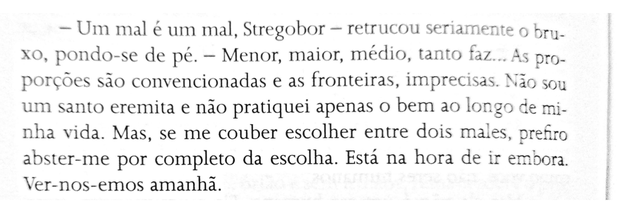
#> input picture curso2/imagens/trecho_livro.png, 617 x 221 px, shrunk from 1093 x 391 before the run
$ jupyter execute --allow-errors Aula1.ipynb   (shell and % lines are left out)   (older library calls are emulated)
#> lines starting #> are read from the running program, lines starting #| are printed output that depends on the picture; after the words box and inside, x2 and y2 are one past the last pixel; in counts of white or black regions, pixels touching at a corner belong together
[cell 1]
import cv2
import pytesseract

[cell 2]
def cv2_imshow(img):
    cv2.imshow("test", img)
    cv2.waitKey(0)
    cv2.destroyAllWindows()

[cell 3]
cv2.__version__

[cell 4]
pytesseract.__version__

[cell 5]
imagem = cv2.imread('imagens/trecho_livro.png')
#> imagem is the input picture: shape (221, 617, 3); min 0, max 255, mean 240.7

[cell 6]
cv2_imshow(imagem)

#> (a cell that did not finish here is left out)

[cell 8]
config_tesseract = '--tessdata-dir tessdata --psm 6'

#> (a cell that did not finish here is left out)

[cell 10]
imagem = cv2.imread('imagens/placa_carro1.png')
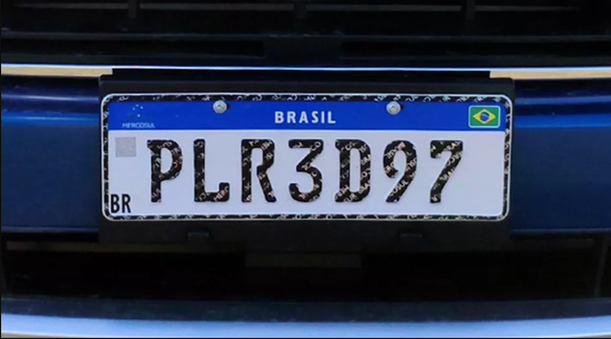
#> input picture curso2/imagens/placa_carro1.png, 611 x 339 px, shrunk from 1083 x 601 before the run
#> imagem is the input picture: shape (339, 611, 3); mean B, G, R 77, 54.9, 44.6
cv2_imshow(imagem)

[cell 11]
imagem = cv2.cvtColor(imagem, cv2.COLOR_BGR2GRAY)
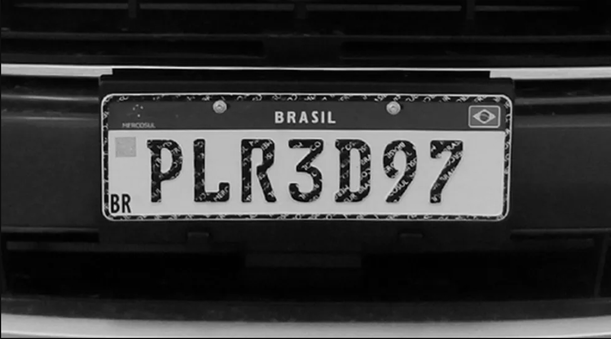
#> imagem: shape (339, 611); min 0, max 235, mean 54.4
cv2_imshow(imagem)

[cell 12]
config_tesseract = '--tessdata-dir tessdata'
#> (the rest of this cell did not finish here and is left out)

[cell 13]
limiar = 25
valor, lim_simples = cv2.threshold(imagem, limiar, 255, cv2.THRESH_BINARY)
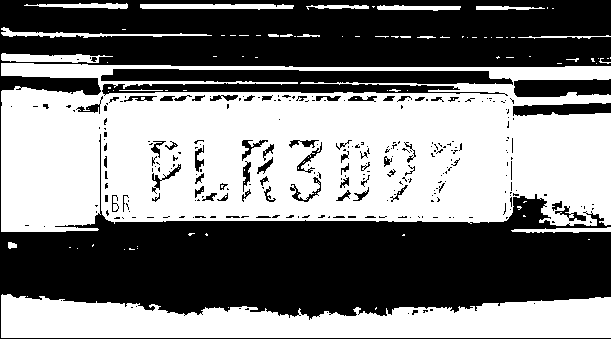
#> lim_simples: shape (339, 611); 49.5% white; 100 white regions (80 under 20 px), largest, box (x1, y1, x2, y2) and area: (1, 63, 611, 232) 78888, (1, 294, 611, 338) 19336, (140, 4, 294, 10) 742
#> valor = 25
cv2_imshow(lim_simples)

[cell 14]
limiar = 170
valor, lim_simples = cv2.threshold(imagem, limiar, 255, cv2.THRESH_BINARY)
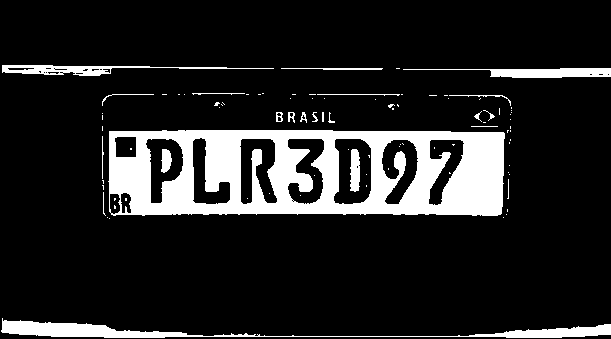
#> lim_simples: shape (339, 611); 14.2% white; 92 white regions (69 under 20 px), largest, box (x1, y1, x2, y2) and area: (108, 130, 505, 216) 22222, (1, 318, 611, 338) 3335, (403, 68, 611, 78) 1143
#> valor = 170
cv2_imshow(lim_simples)

[cell 15]
lim_adapt = cv2.adaptiveThreshold(imagem, 255, cv2.ADAPTIVE_THRESH_MEAN_C, cv2.THRESH_BINARY, 11, 8)
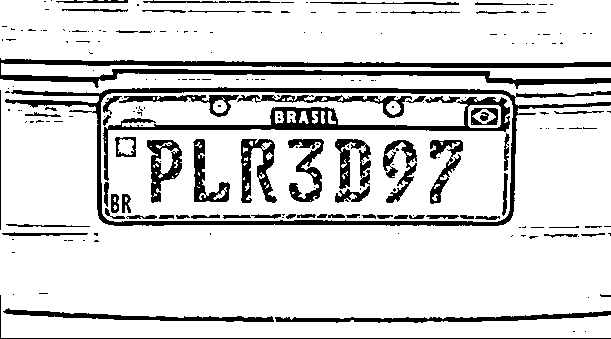
#> lim_adapt: shape (339, 611); 84.4% white; 226 black regions (155 under 20 px), largest, box (x1, y1, x2, y2) and area: (5, 87, 611, 226) 6138, (0, 58, 611, 89) 5953, (103, 97, 510, 181) 3381
cv2_imshow(lim_adapt)

[cell 16]
lim_adapt = cv2.adaptiveThreshold(imagem, 255, cv2.ADAPTIVE_THRESH_GAUSSIAN_C, cv2.THRESH_BINARY, 11, 8)
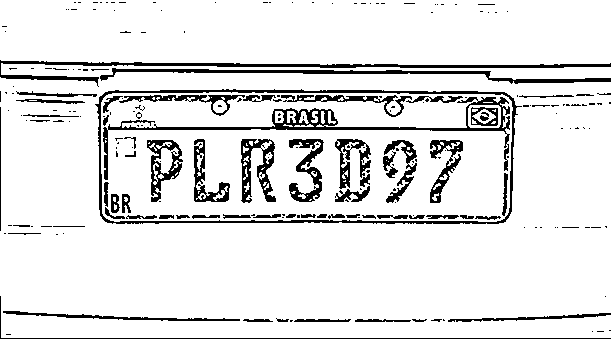
#> lim_adapt: shape (339, 611); 89.2% white; 223 black regions (157 under 20 px), largest, box (x1, y1, x2, y2) and area: (95, 89, 522, 224) 2704, (103, 97, 510, 180) 2576, (0, 60, 611, 87) 2276
cv2_imshow(lim_adapt)
